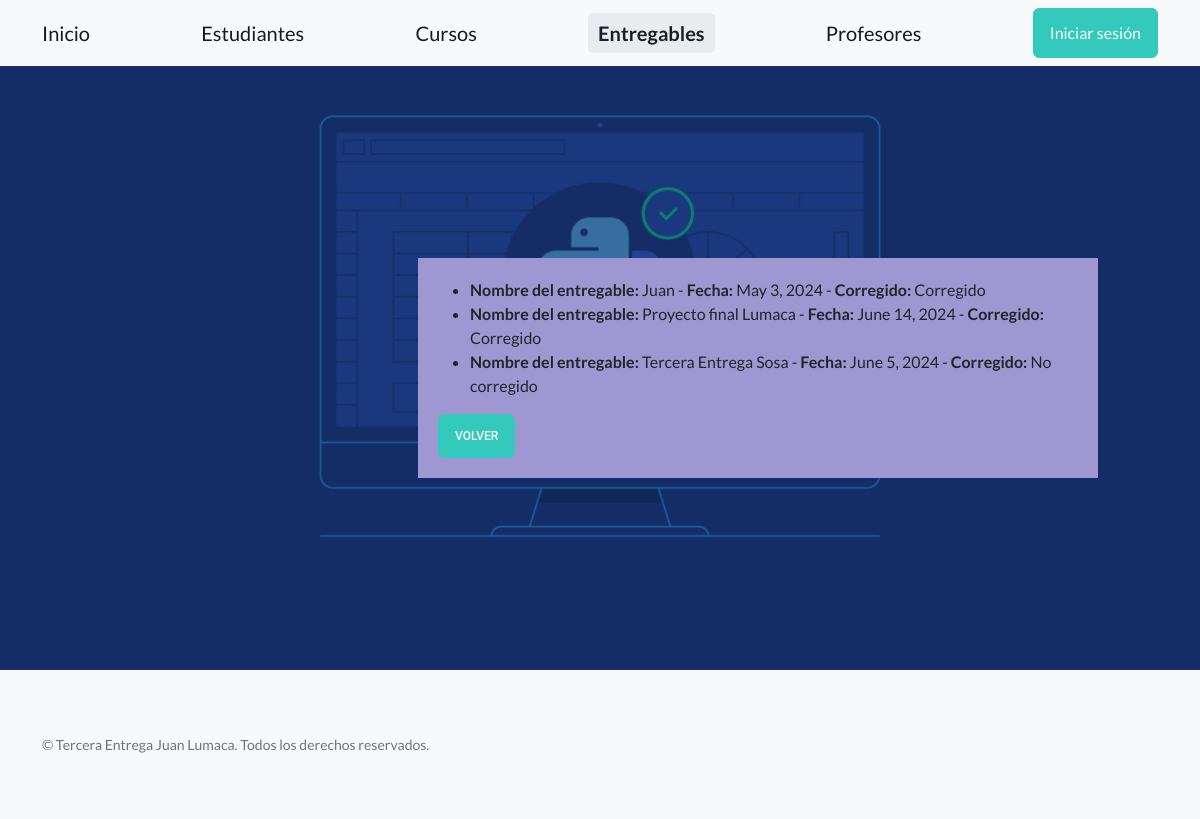
The page /AppCoder/buscarEntregables on the database its author committed.
### AppCoder/models.py (models this page shows)
class Entregable(models.Model):
    nombre = models.CharField(max_length=30)
    fecha_entrega = models.DateField()
    entregado = models.BooleanField()

### AppCoder/views.py (the view)
# urls.py: path('buscarEntregables', views.buscarEntregablesTodos,name="BuscarEntregables"),#ENTREGABLES
def buscarEntregablesTodos(req):
    try:
        if req.method == "GET":
            entregables = Entregable.objects.all()
            for entregable in entregables:
                    if entregable.entregado:
                        entregable.entregado = "Corregido"
                    else:
                        entregable.entregado = "No corregido"
            return render(req, "Entregables/formConsultarTodosEntregables.html", {"entregables": entregables,'active_page': 'entregables'})
    except OperationalError as e:
        return render(req, "Entregables/formConsultarTodosEntregables.html", {'error_message':f"Ha ocurrido un error no controlado con la base de datos: {str(e)}",'active_page': 'entregables'})
    except IntegrityError as e:
        return render(req, "Entregables/formConsultarTodosEntregables.html", {'error_message':f"Ha ocurrido un error de integridad no controlado con la base de datos: {str(e)}",'active_page': 'entregables'})
    except ValueError as e:
        return render(req, "Entregables/formConsultarTodosEntregables.html", {'error_message':f"Se deben ingresar los datos: {str(e)}",'active_page': 'entregables'})
    except Exception as e:
        return render(req, "Entregables/formConsultarTodosEntregables.html", {'error_message':f"Excepción no controlada: {str(e)}",'active_page': 'entregables'})

### AppCoder/templates/Entregables/formConsultarTodosEntregables.html (shortened to what this page needs)
{% extends "padre.html" %}
{% load static %}
{% block contenidoQueCambia %}
  <div class="padding">
    <div class="row container d-flex justify-content-center">
      <div class="col-md-6 col-lg-4">
        <div class="FondoConsulta">
          {% if error_message %}
            <p class="MensajeError">{{error_message}}</p>
          {% else %}
            {% if entregables %}
              <ul>
                {% for entregable in entregables %}
                  <li>
                    <strong>Nombre del entregable:</strong> {{entregable.nombre}} - <strong>Fecha:</strong> {{entregable.fecha_entrega}} - <strong>Corregido:</strong> {{entregable.entregado}}
                  </li>
                {% endfor %}
              </ul>
            {% else %}
              <p class="MensajeError">No se encontraron datos!</p>
            {% endif %}
          {% endif %}
          <a href="{% url 'Entregables' %}" class="btn btn-block btn-bold btn-primary">Volver</a>
        </div>
      </div>
    </div>
  </div>
{% endblock %}

### rows shown on the page
Entregable: nombre "Juan", fecha_entrega "May 3, 2024", entregado "Corregido"
Entregable: nombre "Proyecto final Lumaca", fecha_entrega "June 14, 2024", entregado "Corregido"
Entregable: nombre "Tercera Entrega Sosa", fecha_entrega "June 5, 2024", entregado "No corregido"
